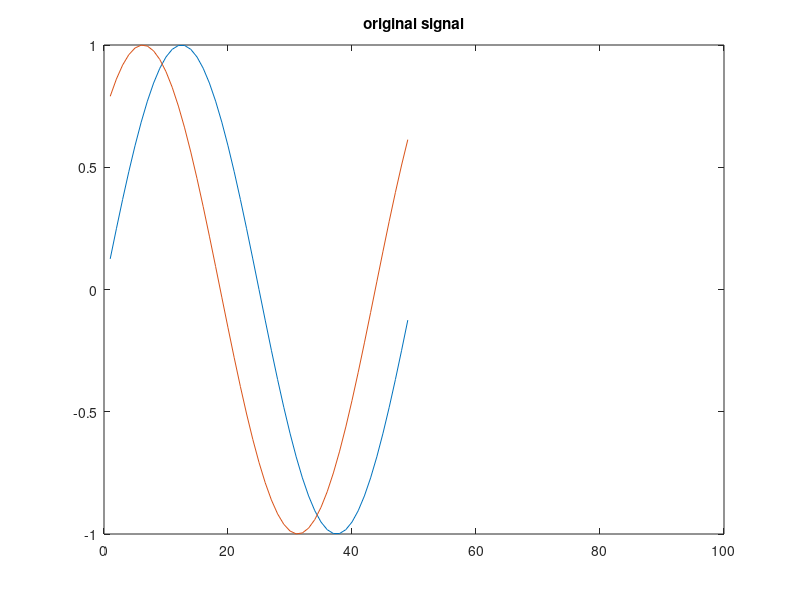

MATLAB code for this plot: (Note: this script raises an error after producing the figure.)
t = 1:100;
x1 = sin(2 * pi * t / 50);
x2 = sin(2 * pi * t / 50 + pi / 4);
X = [x1; x2];
X(:, 50:end) = NaN;
figure;
plot(X');
title('original signal');
figure;
[model, Xhat, LL] = learn_lds_dynammop(X, 'Hidden', 2, 'MaxIter', 100, 'PlotFun', @(X)plot(X'));
title('recovered');